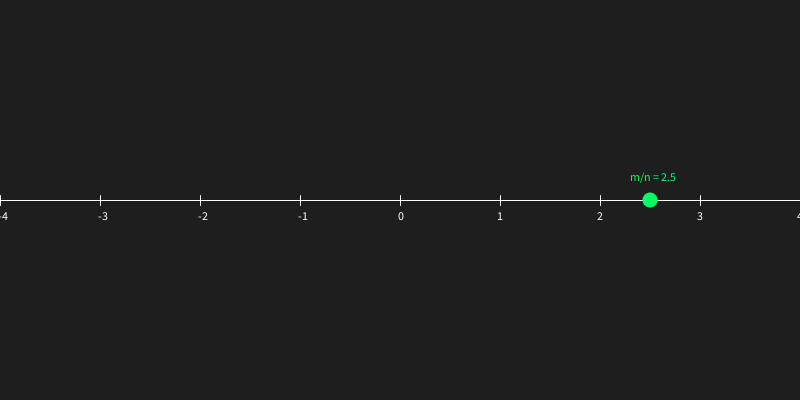
Frame 1 (no input)
Frame 60 (the mouse pressed at the canvas centre just before this capture): identical to frame 1, image omitted
Frame 120 (the mouse held since frame 60 and released just before this capture): identical to frame 1, image omitted

The Processing sketch that drew this single still picture (run headless with seeded random() and noise(); from frame 60 on, the mouse is pressed at the canvas centre):

// Processing sketch: MatematicaVisual
// ── MatematicaVisual.pde
float escala = 100; // 100 pixels equivalem a 1 unidade na reta

void setup() {
  size(800, 400);
}

void draw() {
  background(30); // Fundo escuro (mais dev friendly)
  translate(width/2, height/2); // Coloca o (0,0) no centro da tela
  
  // Desenha a Reta Real
  stroke(255);
  line(-width/2, 0, width/2, 0);
  
  // Desenha os "ticks" (inteiros)
  for (int i = -4; i <= 4; i++) {
    line(i * escala, -5, i * escala, 5);
    fill(255);
    text(i, i * escala - 3, 20);
  }
  
  // O seu cálculo de 5/2 (decomposição)
  float m = 5;
  float n = 2;
  float ponto = (m / n) * escala;
  
  // Desenha o ponto do Axler
  fill(0, 255, 100); // Verde
  noStroke();
  ellipse(ponto, 0, 15, 15);
  
  fill(0, 255, 100);
  text("m/n = " + (m/n), ponto - 20, -20);
}
